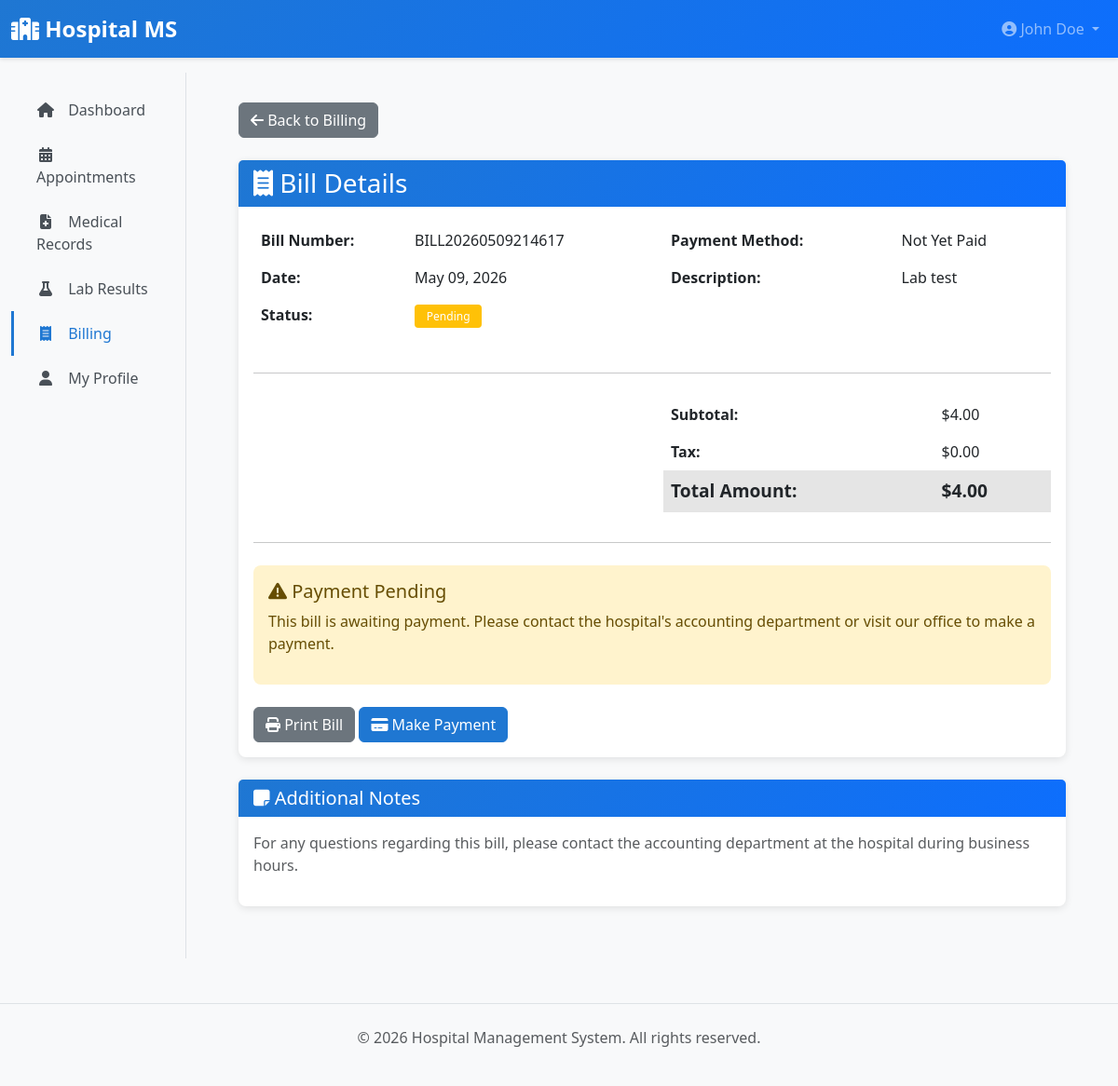
The app's page /patient/bill/16 (signed in), older data.
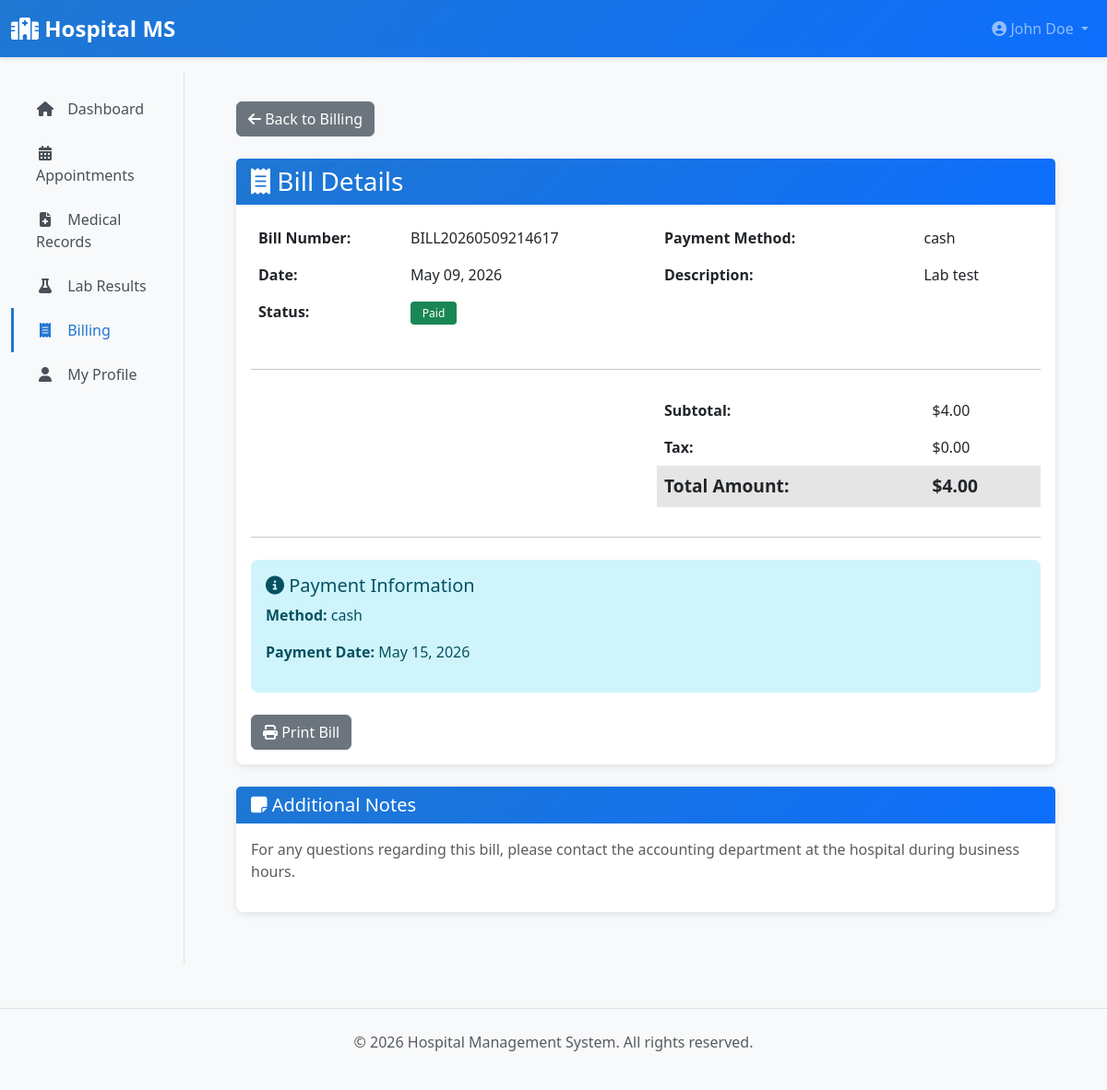
The same page, newer data.
### app/models/__init__.py (models this page shows, shortened)
class User(UserMixin, db.Model):
    __tablename__ = 'users'
    id = db.Column(db.Integer, primary_key=True)
    username = db.Column(db.String(80), unique=True, nullable=False, index=True)
    email = db.Column(db.String(120), unique=True, nullable=False, index=True)
    password_hash = db.Column(db.String(255), nullable=False)
    first_name = db.Column(db.String(80))
    last_name = db.Column(db.String(80))
    phone = db.Column(db.String(20))
    role = db.Column(db.Enum(UserRole), nullable=False, default=UserRole.PATIENT)
    is_active = db.Column(db.Boolean, default=True)
    created_at = db.Column(db.DateTime, default=datetime.utcnow)
    updated_at = db.Column(db.DateTime, default=datetime.utcnow, onupdate=datetime.utcnow)
    patient = db.relationship('Patient', uselist=False, back_populates='user', foreign_keys='Patient.user_id')
    doctor = db.relationship('Doctor', uselist=False, back_populates='user', foreign_keys='Doctor.user_id')
    lab_staff = db.relationship('LabStaff', uselist=False, back_populates='user', foreign_keys='LabStaff.user_id')
    def get_full_name(self):
        return f"{self.first_name} {self.last_name}".strip()

class BillingRecord(db.Model):
    __tablename__ = 'billing_records'
    id = db.Column(db.Integer, primary_key=True)
    patient_id = db.Column(db.Integer, db.ForeignKey('patients.id'), nullable=False)
    bill_number = db.Column(db.String(30), unique=True, nullable=False)
    description = db.Column(db.Text)
    amount = db.Column(db.Float, nullable=False)
    tax = db.Column(db.Float, default=0.0)
    total_amount = db.Column(db.Float, nullable=False)
    payment_status = db.Column(db.String(20), default='pending')  # pending, paid, partial
    payment_date = db.Column(db.DateTime)
    payment_method = db.Column(db.String(50))  # cash, card, cheque, insurance
    bill_date = db.Column(db.DateTime, default=datetime.utcnow)
    notes = db.Column(db.Text)
    created_at = db.Column(db.DateTime, default=datetime.utcnow)
    patient = db.relationship('Patient', back_populates='billing_records')

### app/blueprints/patient.py (the view)
@patient_bp.route('/bill/<int:bill_id>')
@login_required
@patient_required
def view_bill(bill_id):
    patient = current_user.patient
    bill = BillingRecord.query.get_or_404(bill_id)
    if bill.patient_id != patient.id:
        flash('You do not have permission to view this bill.', 'danger')
        return redirect(url_for('patient.billing'))
    return render_template('patient/view_bill.html', bill=bill)

### app/templates/patient/view_bill.html (shortened to what this page needs)
{% extends "layouts/base.html" %}
{% block content %}
<div class="mb-4">
    <a href="{{ url_for('patient.billing') }}" class="btn btn-secondary">
        <i class="fas fa-arrow-left"></i> Back to Billing
    </a>
</div>
<div class="card">
    <div class="card-header">
        <h3 class="mb-0"><i class="fas fa-receipt"></i> Bill Details</h3>
    </div>
    <div class="card-body">
        <div class="row mb-4">
            <div class="col-md-6">
                <table class="table table-borderless">
                    <tbody>
                        <tr>
                            <td><strong>Bill Number:</strong></td>
                            <td>{{ bill.bill_number }}</td>
                        </tr>
                        <tr>
                            <td><strong>Date:</strong></td>
                            <td>{{ bill.created_at.strftime('%B %d, %Y') if bill.created_at else '-' }}</td>
                        </tr>
                        <tr>
                            <td><strong>Status:</strong></td>
                            <td>
                                {% if bill.payment_status == 'paid' %}
                                    <span class="badge bg-success">Paid</span>
                                {% elif bill.payment_status == 'pending' %}
                                    <span class="badge bg-warning">Pending</span>
                                {% elif bill.payment_status == 'partial' %}
                                    <span class="badge bg-info">Partial Payment</span>
                                {% else %}
                                    <span class="badge bg-secondary">{{ bill.payment_status }}</span>
                                {% endif %}
                            </td>
                        </tr>
                    </tbody>
                </table>
            </div>
            <div class="col-md-6">
                <table class="table table-borderless">
                    <tbody>
                        <tr>
                            <td><strong>Payment Method:</strong></td>
                            <td>{{ bill.payment_method or 'Not Yet Paid' }}</td>
                        </tr>
                        <tr>
                            <td><strong>Description:</strong></td>
                            <td>{{ bill.description }}</td>
                        </tr>
                    </tbody>
                </table>
            </div>
        </div>
        <hr>
        <div class="row mt-4">
            <div class="col-md-6 ms-auto">
                <table class="table table-borderless">
                    <tbody>
                        <tr>
                            <td><strong>Subtotal:</strong></td>
                            <td>${{ "%.2f"|format(bill.amount) }}</td>
                        </tr>
                        <tr>
                            <td><strong>Tax:</strong></td>
                            <td>${{ "%.2f"|format(bill.tax) }}</td>
                        </tr>
                        <tr class="table-active" style="font-size: 1.2rem;">
                            <td><strong>Total Amount:</strong></td>
                            <td><strong>${{ "%.2f"|format(bill.total_amount) }}</strong></td>
                        </tr>
                    </tbody>
                </table>
            </div>
        </div>
        <hr>
        {% if bill.payment_status != 'pending' %}
        <div class="alert alert-info mt-4">
            <h5><i class="fas fa-info-circle"></i> Payment Information</h5>
            <p><strong>Method:</strong> {{ bill.payment_method }}</p>
            {% if bill.payment_date %}
            <p><strong>Payment Date:</strong> {{ bill.payment_date.strftime('%B %d, %Y') }}</p>
            {% endif %}
        </div>
        {% else %}
        <div class="alert alert-warning mt-4">
            <h5><i class="fas fa-warning"></i> Payment Pending</h5>
            <p>This bill is awaiting payment. Please contact the hospital's accounting department or visit our office to make a payment.</p>
        </div>
        {% endif %}
        <div class="mt-4">
            <button onclick="window.print()" class="btn btn-secondary">
                <i class="fas fa-print"></i> Print Bill
            </button>
            {% if bill.payment_status != 'paid' %}
            <a href="{{ url_for('patient.billing') }}" class="btn btn-primary">
                <i class="fas fa-credit-card"></i> Make Payment
            </a>
            {% endif %}
        </div>
    </div>
</div>
<div class="card mt-4">
    <div class="card-header">
        <h5 class="mb-0"><i class="fas fa-sticky-note"></i> Additional Notes</h5>
    </div>
    <div class="card-body">
        <p class="text-muted">For any questions regarding this bill, please contact the accounting department at the hospital during business hours.</p>
    </div>
</div>
{% endblock %}

### app/templates/layouts/base.html (shortened to what this page needs)
<!DOCTYPE html>
<html lang="en">
<head>
    <link href="https://cdnjs.cloudflare.com/ajax/libs/bootstrap/5.3.0/css/bootstrap.min.css" rel="stylesheet">
    <link href="https://cdnjs.cloudflare.com/ajax/libs/font-awesome/6.4.0/css/all.min.css" rel="stylesheet">
</head>
<body>
    <nav class="navbar navbar-expand-lg navbar-dark sticky-top">
        <div class="container-fluid">
            <a class="navbar-brand" href="{{ url_for('main.dashboard') }}">
                <i class="fas fa-hospital"></i> Hospital MS
            </a>
            <div class="collapse navbar-collapse" id="navbarNav">
                <ul class="navbar-nav ms-auto">
                    {% if current_user.is_authenticated %}
                        <li class="nav-item dropdown">
                            <a class="nav-link dropdown-toggle" href="#" id="userDropdown" role="button" data-bs-toggle="dropdown">
                                <i class="fas fa-user-circle"></i> {{ current_user.get_full_name() or current_user.username }}
                            </a>
                        </li>
                    {% else %}
                        <li class="nav-item">
                            <a class="nav-link" href="{{ url_for('auth.login') }}">Login</a>
                        </li>
                    {% endif %}
                </ul>
            </div>
        </div>
    </nav>
    {% if current_user.is_authenticated %}
        <div class="container-fluid">
            <div class="row">
                <nav class="col-md-3 col-lg-2 d-md-block bg-light sidebar">
                    <div class="position-sticky pt-3">
                        <ul class="nav flex-column">
                            {% if current_user.role.value == 'admin' %}
                                <li class="nav-item">
                                    <a class="nav-link {% if request.endpoint == 'admin.dashboard' %}active{% endif %}" href="{{ url_for('admin.dashboard') }}">
                                        <i class="fas fa-home"></i> Dashboard
                                    </a>
                                </li>
                                <li class="nav-item">
                                    <a class="nav-link {% if request.endpoint in ['admin.users_list', 'admin.create_user', 'admin.edit_user'] %}active{% endif %}" href="{{ url_for('admin.users_list') }}">
                                        <i class="fas fa-users"></i> Users
                                    </a>
                                </li>
                                <li class="nav-item">
                                    <a class="nav-link {% if request.endpoint in ['admin.doctors_list', 'admin.edit_doctor'] %}active{% endif %}" href="{{ url_for('admin.doctors_list') }}">
                                        <i class="fas fa-user-md"></i> Doctors
                                    </a>
                                </li>
                                <li class="nav-item">
                                    <a class="nav-link {% if request.endpoint in ['admin.beds_list', 'admin.create_bed'] %}active{% endif %}" href="{{ url_for('admin.beds_list') }}">
                                        <i class="fas fa-bed"></i> Beds
                                    </a>
                                </li>
                                <li class="nav-item">
                                    <a class="nav-link {% if request.endpoint in ['admin.departments_list', 'admin.create_department'] %}active{% endif %}" href="{{ url_for('admin.departments_list') }}">
                                        <i class="fas fa-sitemap"></i> Departments
                                    </a>
                                </li>
                                <li class="nav-item">
                                    <a class="nav-link {% if request.endpoint in ['admin.insurances_list', 'admin.create_insurance'] %}active{% endif %}" href="{{ url_for('admin.insurances_list') }}">
                                        <i class="fas fa-hand-holding-medical"></i> Insurances
                                    </a>
                                </li>
                                <li class="nav-item">
                                    <a class="nav-link {% if request.endpoint == 'admin.audit_logs' %}active{% endif %}" href="{{ url_for('admin.audit_logs') }}">
                                        <i class="fas fa-history"></i> Audit Logs
                                    </a>
                                </li>
                                <li class="nav-item">
                                    <a class="nav-link {% if request.endpoint in ['admin.lab_tests_list', 'admin.create_lab_test'] %}active{% endif %}" href="{{ url_for('admin.lab_tests_list') }}">
                                        <i class="fas fa-flask"></i> Lab Tests
                                    </a>
                                </li>
                                <li class="nav-item">
                                    <a class="nav-link {% if request.endpoint == 'admin.reports' %}active{% endif %}" href="{{ url_for('admin.reports') }}">
                                        <i class="fas fa-chart-bar"></i> Reports
                                    </a>
                                </li>
                            {% else %}
                                <li class="nav-item">
                                    <a class="nav-link {% if request.endpoint == 'patient.dashboard' %}active{% endif %}" href="{{ url_for('patient.dashboard') }}">
                                        <i class="fas fa-home"></i> Dashboard
                                    </a>
                                </li>
                                <li class="nav-item">
                                    <a class="nav-link {% if request.endpoint in ['patient.appointments', 'patient.view_appointment'] %}active{% endif %}" href="{{ url_for('patient.appointments') }}">
                                        <i class="fas fa-calendar-alt"></i> Appointments
                                    </a>
                                </li>
                                <li class="nav-item">
                                    <a class="nav-link {% if request.endpoint in ['patient.medical_records', 'patient.view_medical_record'] %}active{% endif %}" href="{{ url_for('patient.medical_records') }}">
                                        <i class="fas fa-file-medical"></i> Medical Records
                                    </a>
                                </li>
                                <li class="nav-item">
                                    <a class="nav-link {% if request.endpoint in ['patient.lab_results', 'patient.view_lab_result'] %}active{% endif %}" href="{{ url_for('patient.lab_results') }}">
                                        <i class="fas fa-flask"></i> Lab Results
                                    </a>
                                </li>
                                <li class="nav-item">
                                    <a class="nav-link {% if request.endpoint in ['patient.billing', 'patient.view_bill'] %}active{% endif %}" href="{{ url_for('patient.billing') }}">
                                        <i class="fas fa-receipt"></i> Billing
                                    </a>
                                </li>
                                <li class="nav-item">
                                    <a class="nav-link {% if request.endpoint in ['patient.profile', 'patient.edit_profile'] %}active{% endif %}" href="{{ url_for('patient.profile') }}">
                                        <i class="fas fa-user"></i> My Profile
                                    </a>
                                </li>
                            {% endif %}
                        </ul>
                    </div>
                </nav>
                <main class="col-md-9 ms-sm-auto col-lg-10 px-md-4">
                    <div class="main-content">
                        {% block content %}{% endblock %}
                    </div>
                </main>
            </div>
        </div>
    {% else %}
        <div style="min-height: calc(100vh - 70px); padding: 2rem;">
            {% block auth_content %}{% endblock %}
        </div>
    {% endif %}
    <footer class="bg-light py-4 mt-5 border-top">
        <div class="container text-center text-muted">
            <p>&copy; 2026 Hospital Management System. All rights reserved.</p>
        </div>
    </footer>
</body>
</html>

Row changes from the older to the newer data that the page shows:
changed BillingRecord "BILL20260509214617": payment_status "pending" → "paid" (drawn); payment_method "Not Yet Paid" → "cash"; payment_method (not shown) → "cash"; payment_date (not shown) → "May 15, 2026"
Text that changed along with them:
text no longer shown: "Pending Payment Pending This bill is awaiting payment. Please contact the hospital's accounting department or visit our office to make a payment. Make Payment"
text now shown: "Paid Payment Information Method: Payment Date:"
